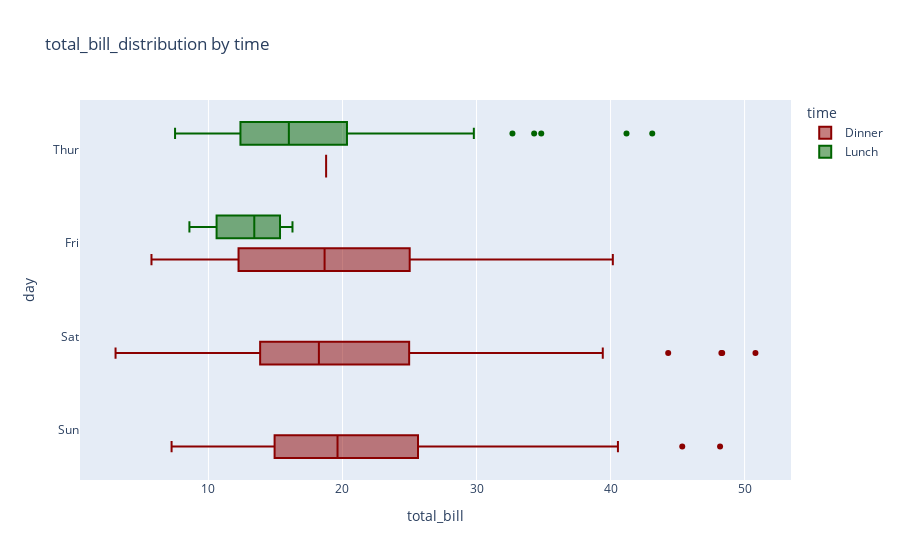

Notebook code for this chart:
### Markdown cell above
#### Customizing the Boxplot Colors

### Code cell
# Changing the colors for the box plot based on 'time' (Lunch or Dinner) using a color map
px.box(data_frame=tips,x="total_bill",
       y="day",
       title="total_bill_distribution by time"
       ,color="time",
       color_discrete_map={"Dinner":"darkred","Lunch":"darkgreen"}
       )

### Figure 1 — Plotly figure (JSON) as saved in the notebook; plotly's stock layout.template omitted (floating-point values rounded to 4 significant figures; data arrays with more than 128 entries replaced by an {"elided": "..."} marker saying what was removed)
{"data": [{"alignmentgroup": "True", "hovertemplate": "time=Dinner<br>total_bill=%{x}<br>day=%{y}<extra></extra>", "legendgroup": "Dinner", "marker": {"color": "darkred"}, "name": "Dinner", "notched": false, "offsetgroup": "Dinner", "orientation": "h", "showlegend": true, "type": "box", "x": {"elided": "176 float values"}, "x0": " ", "xaxis": "x", "y": {"elided": "176 str values"}, "y0": " ", "yaxis": "y"}, {"alignmentgroup": "True", "hovertemplate": "time=Lunch<br>total_bill=%{x}<br>day=%{y}<extra></extra>", "legendgroup": "Lunch", "marker": {"color": "darkgreen"}, "name": "Lunch", "notched": false, "offsetgroup": "Lunch", "orientation": "h", "showlegend": true, "type": "box", "x": [27.2, 22.76, 17.29, 19.44, 16.66, 10.07, 32.68, 15.98, 34.83, 13.03, 18.28, 24.71, 21.16, 10.65, 12.43, 24.08, 11.69, 13.42, 14.26, 15.95, 12.48, 29.8, 8.52, 14.52, 11.38, 22.82, 19.08, 20.27, 11.17, 12.26, 18.26, 8.51, 10.33, 14.15, 16, 13.16, 17.47, 34.3, 41.19, 27.05, 16.43, 8.35, 18.64, 11.87, 9.78, 7.51, 19.81, 28.44, 15.48, 16.58, 7.56, 10.34, 43.11, 13, 13.51, 18.71, 12.74, 13, 16.4, 20.53, 16.47, 12.16, 13.42, 8.58, 15.98, 13.42, 16.27, 10.09], "x0": " ", "xaxis": "x", "y": ["Thur", "Thur", "Thur", "Thur", "Thur", "Thur", "Thur", "Thur", "Thur", "Thur", "Thur", "Thur", "Thur", "Thur", "Thur", "Thur", "Thur", "Thur", "Thur", "Thur", "Thur", "Thur", "Thur", "Thur", "Thur", "Thur", "Thur", "Thur", "Thur", "Thur", "Thur", "Thur", "Thur", "Thur", "Thur", "Thur", "Thur", "Thur", "Thur", "Thur", "Thur", "Thur", "Thur", "Thur", "Thur", "Thur", "Thur", "Thur", "Thur", "Thur", "Thur", "Thur", "Thur", "Thur", "Thur", "Thur", "Thur", "Thur", "Thur", "Thur", "Thur", "Fri", "Fri", "Fri", "Fri", "Fri", "Fri", "Fri"], "y0": " ", "yaxis": "y"}], "layout": {"boxmode": "group", "legend": {"title": {"text": "time"}, "tracegroupgap": 0}, "title": {"text": "total_bill_distribution by time"}, "xaxis": {"anchor": "y", "domain": [0, 1], "title": {"text": "total_bill"}}, "yaxis": {"anchor": "x", "domain": [0, 1], "title": {"text": "day"}}}}
